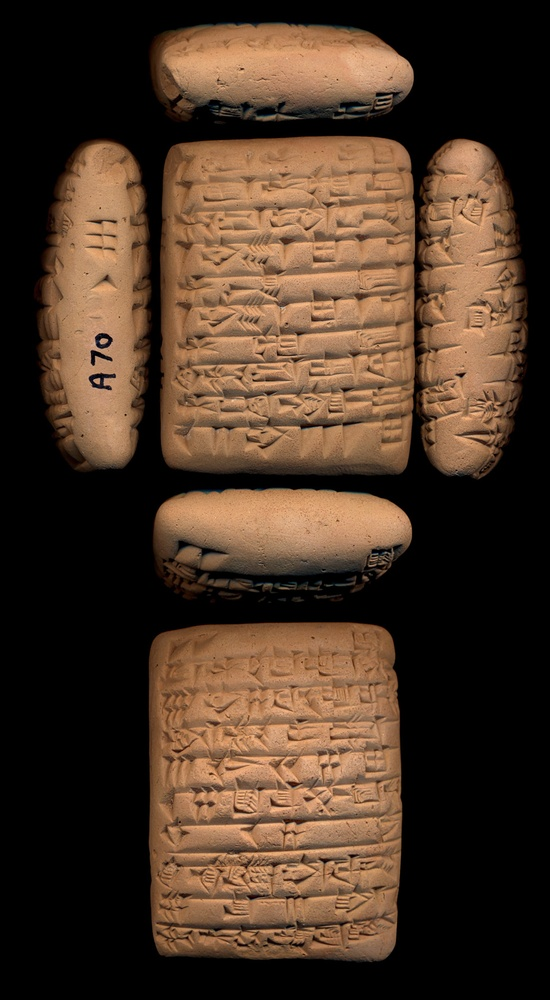
#> input picture P131059.jpg, 550 x 1000 px, shrunk from 958 x 1743 before the run
$ python fasttest.py
#> lines starting #> are read from the running program, lines starting #| are printed output that depends on the picture
import cv2

img=cv2.imread('P131059.jpg')
#> img is the input picture: shape (1000, 550, 3); mean B, G, R 38.7, 54.6, 75.4
detector = cv2.FastFeatureDetector_create()
keypoints = detector.detect(img)
#> keypoints = 9759 keypoints; strongest (x, y, size): (96, 357, 7), (94, 380, 7), (91, 351, 7), (107, 340, 7)
out=cv2.drawKeypoints(img,keypoints,None)
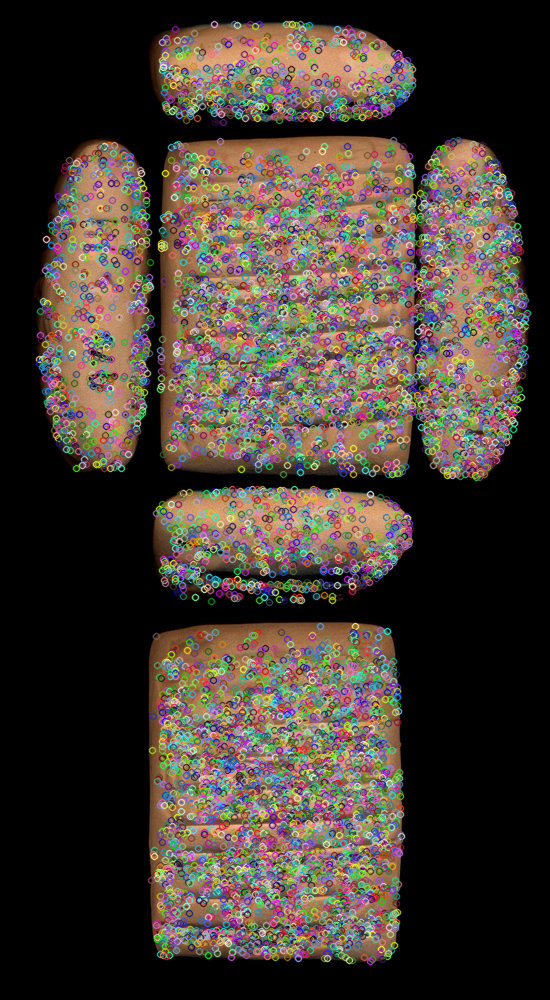
#> out: shape (1000, 550, 3); mean B, G, R 52.7, 60.9, 70.6
cv2.imshow("keypoints",out)
cv2.waitKey(0)
